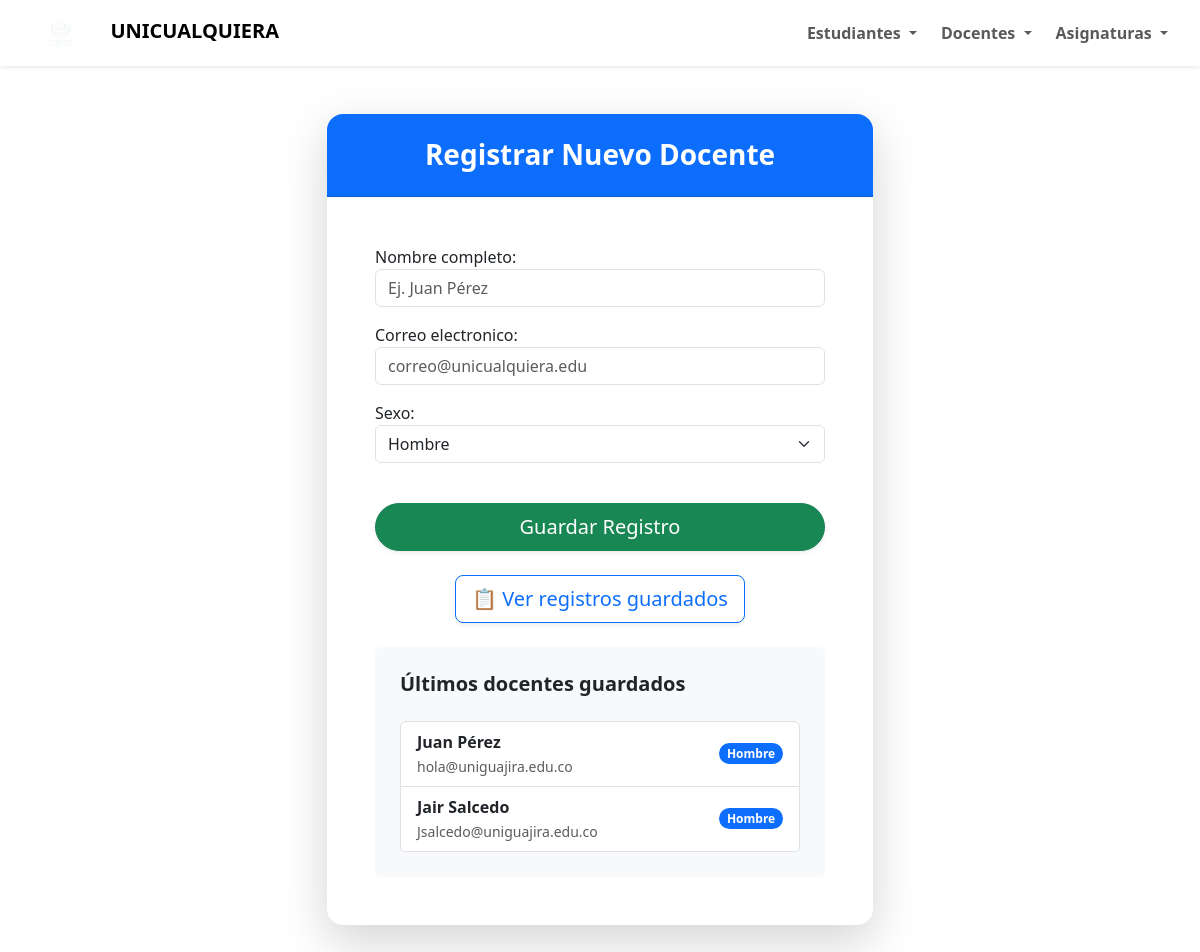
The app's page /docentes/crear-docente/ with its own data.
### apps/docentes/models.py (models this page shows, shortened)
class docentes(models.Model):
    nombre = models.CharField(max_length=100, verbose_name="Nombre completo")
    correo = models.CharField(
        max_length=100,
        validators=[validar_correo],
        unique=True,
        verbose_name="Correo electronico",
    )
    class sexo_docente(models.TextChoices):
        Hombre = "H", "Hombre"
        Mujer = "M", "Mujer"
    sexo = models.CharField(
        max_length=1,
        choices=sexo_docente,
        blank=False,
        default="H",
        verbose_name="Sexo",
    )
    class Meta:
        verbose_name = "Docente"
        verbose_name_plural = "Docentes"

### apps/docentes/views.py (the view)
# urls.py: path('crear-docente/', views.crear_docente, name='crear_docente'),
def crear_docente(request):
    ultimos_docentes = docentes.objects.all()[:5]
    if request.method == 'POST':
        form = DocenteForm(request.POST)
        if form.is_valid():
            form.save()
            return redirect('lista_docentes')
    else:
        form = DocenteForm()
    return render(
        request,
        'docentes/inicio.html',
        {'form_docente': form, 'ultimos_docentes': ultimos_docentes},
    )

### apps/docentes/forms.py
class DocenteForm(forms.ModelForm):
    class Meta:
        model = docentes
        fields = ['nombre', 'correo', 'sexo']
        widgets = {
            'nombre': forms.TextInput(attrs={'class': 'form-control', 'placeholder': 'Ej. Juan Pérez'}),
            'correo': forms.EmailInput(attrs={'class': 'form-control', 'placeholder': 'correo@unicualquiera.edu'}),
            'sexo': forms.Select(attrs={'class': 'form-select'}),
        }

### templates/docentes/inicio.html (shortened to what this page needs)
{% extends 'base_layout.html' %}
{% block content %}
<div class="container py-5">
    <div class="row justify-content-center">
        <div class="col-md-8 col-lg-6">
            <div class="card shadow-lg border-0 rounded-4">
                <div class="card-header bg-primary text-white text-center py-4 rounded-top-4">
                    <h3 class="mb-0 fw-bold">Registrar Nuevo Docente</h3>
                </div>
                <div class="card-body p-4 p-md-5">
                    <form method="POST" class="needs-validation" novalidate>
                        <div class="mb-4">
                            {{ form_docente.as_p }}
                        </div>
                        <button type="submit" class="btn btn-success btn-lg w-100 rounded-pill shadow-sm mt-3">
                            Guardar Registro
                        </button>
                    </form>
                    <div class="text-center mt-4">
                        <a href="{% url 'lista_docentes' %}" class="btn btn-outline-primary btn-lg shadow-sm">
                            📋 Ver registros guardados
                        </a>
                    </div>
                    <div class="mt-4 card bg-light border-light p-4">
                        <h5 class="fw-semibold">Últimos docentes guardados</h5>
                        {% if ultimos_docentes %}
                            <ul class="list-group mt-3">
                                {% for docente in ultimos_docentes %}
                                    <li class="list-group-item d-flex justify-content-between align-items-center">
                                        <div>
                                            <strong>{{ docente.nombre }}</strong><br>
                                            <small class="text-muted">{{ docente.correo }}</small>
                                        </div>
                                        <span class="badge bg-primary rounded-pill">{{ docente.get_sexo_display }}</span>
                                    </li>
                                {% endfor %}
                            </ul>
                        {% else %}
                            <p class="text-muted mt-3">Aún no hay docentes registrados.</p>
                        {% endif %}
                    </div>
                </div>
            </div>
        </div>
    </div>
</div>
{% endblock %}

### records on screen
docentes: nombre "Juan Pérez", correo "hola@uniguajira.edu.co", sexo "Hombre"
docentes: nombre "Jair Salcedo", correo "Jsalcedo@uniguajira.edu.co", sexo "Hombre"
